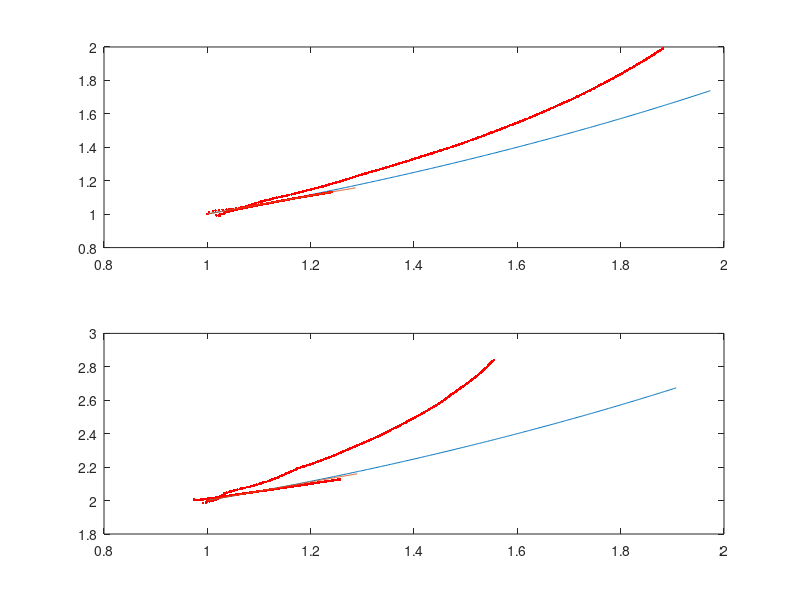

Source code (MATLAB):
clear all

expdata1 = load('Exp1.txt');
expdata2 = load('Exp2.txt');


[row1,col1]=size(expdata1);
[row2,col2]=size(expdata2);


subplot(2,1,1)
plot(expdata1(5:row1,2),expdata1(5:row1,3),'r.')
hold on
plot(expdata1(5:row1,5),expdata1(5:row1,6))

subplot(2,1,2)
plot(expdata2(5:row2,2),expdata2(5:row2,3),'r.')
hold on
plot(expdata2(5:row2,5),expdata2(5:row2,6))

%%
clear all

ekfdata1 = load('EKF1.txt');
ekfdata2 = load('EKF2.txt');


[row1,col1]=size(ekfdata1);
[row2,col2]=size(ekfdata2);


subplot(2,1,1)
plot(ekfdata1(5:row1,2),ekfdata1(5:row1,3),'r.')
hold on
plot(ekfdata1(5:row1,5),ekfdata1(5:row1,6))

subplot(2,1,2)
plot(ekfdata2(5:row2,2),ekfdata2(5:row2,3),'r.')
hold on
plot(ekfdata2(5:row2,5),ekfdata2(5:row2,6))

